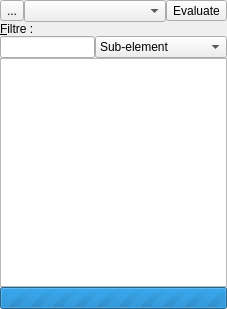
<?xml version="1.0" encoding="UTF-8"?>
<ui version="4.0">
 <class>XmlPresentationWidget</class>
 <widget class="QWidget" name="XmlPresentationWidget">
  <property name="geometry">
   <rect>
    <x>0</x>
    <y>0</y>
    <width>227</width>
    <height>309</height>
   </rect>
  </property>
  <property name="windowTitle">
   <string/>
  </property>
  <layout class="QGridLayout" name="gridLayout">
   <property name="margin">
    <number>0</number>
   </property>
   <property name="spacing">
    <number>0</number>
   </property>
   <item row="0" column="0">
    <widget class="QToolButton" name="m_refreshToolButton">
     <property name="whatsThis">
      <string>Refresh the list of file present in the &lt;i&gt;log&lt;/i&gt; directory.</string>
     </property>
     <property name="text">
      <string>...</string>
     </property>
     <property name="icon">
      <iconset resource="../../../xinx/application.qrc">
       <normaloff>:/images/reload.png</normaloff>:/images/reload.png</iconset>
     </property>
    </widget>
   </item>
   <item row="0" column="1" colspan="2">
    <widget class="QComboBox" name="m_presentationComboBox">
     <property name="whatsThis">
      <string>List of file in the &lt;i&gt;log&lt;/i&gt; directory. If you select a file the view is updated with the content of the file.&lt;/p&gt;
&lt;p&gt;You can open a file of the list, or a file in another directory.&lt;/p&gt;</string>
     </property>
    </widget>
   </item>
   <item row="0" column="3">
    <widget class="QToolButton" name="m_evaluateToolButton">
     <property name="text">
      <string>Evaluate</string>
     </property>
     <property name="icon">
      <iconset resource="../../../xinx/application.qrc">
       <normaloff>:/images/run.png</normaloff>:/images/run.png</iconset>
     </property>
    </widget>
   </item>
   <item row="1" column="0" colspan="4">
    <widget class="QLabel" name="label">
     <property name="text">
      <string>&amp;Filtre :</string>
     </property>
     <property name="buddy">
      <cstring>m_filtreLineEdit</cstring>
     </property>
    </widget>
   </item>
   <item row="2" column="0" colspan="2">
    <widget class="XinxLineEdit" name="m_filtreLineEdit">
     <property name="whatsThis">
      <string>Filter to use in the view. &lt;b&gt;XINX&lt;/b&gt; search node where name match the filter (literal or regular expression).</string>
     </property>
    </widget>
   </item>
   <item row="2" column="2" colspan="2">
    <widget class="QComboBox" name="m_filterComboBox">
     <property name="whatsThis">
      <string>&lt;p&gt;If &lt;i&gt;Sub-element&lt;/i&gt; is selected when an element is finded, all sub-element is showed. &lt;/p&gt;
&lt;p&gt;If &lt;i&gt;None&lt;/i&gt; is selected only matched element is showed.&lt;/p&gt;</string>
     </property>
     <item>
      <property name="text">
       <string>Sub-element</string>
      </property>
     </item>
     <item>
      <property name="text">
       <string>None</string>
      </property>
     </item>
    </widget>
   </item>
   <item row="3" column="0" colspan="4">
    <widget class="QTreeView" name="m_presentationTreeView">
     <property name="dragEnabled">
      <bool>true</bool>
     </property>
     <property name="selectionBehavior">
      <enum>QAbstractItemView::SelectItems</enum>
     </property>
    </widget>
   </item>
   <item row="4" column="0" colspan="4">
    <widget class="QProgressBar" name="m_presentationProgressBar">
     <property name="maximum">
      <number>0</number>
     </property>
     <property name="value">
      <number>326</number>
     </property>
     <property name="orientation">
      <enum>Qt::Horizontal</enum>
     </property>
    </widget>
   </item>
  </layout>
 </widget>
 <customwidgets>
  <customwidget>
   <class>XinxLineEdit</class>
   <extends>QLineEdit</extends>
   <header location="global">xinxlineedit.h</header>
  </customwidget>
 </customwidgets>
 <resources>
  <include location="../../../xinx/application.qrc"/>
  <include location="../xmlpres.qrc"/>
 </resources>
 <connections/>
</ui>
